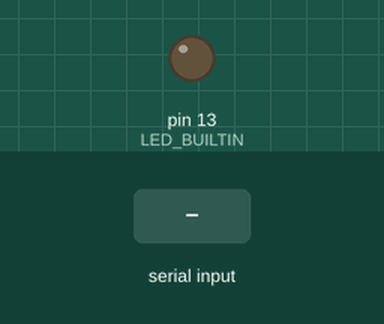
Simulated run of this sketch. Board: Arduino Uno, built with avr-gcc and run on an emulated ATmega328P. Parts: output pins drawn as LEDs (lit = HIGH). The inputs (shaded band) are chosen by the test bench.

Above: at 1.2 s.
1.3 s: "1" received over Serial
At 1.8 s:
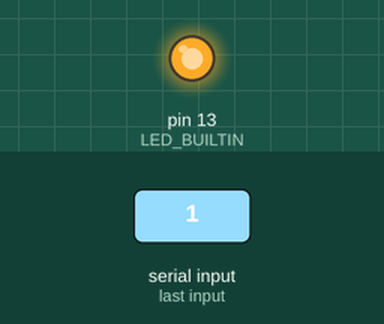
2.8 s: "0" received over Serial
At 4.1 s:
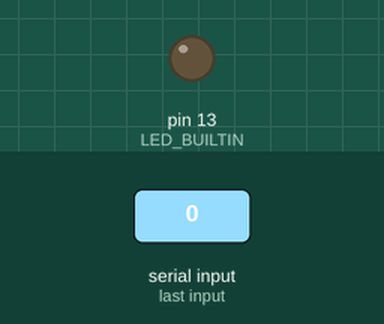
Timing chart, 0 to 5.8 s (numbered marks = the images above; inputs shaded):
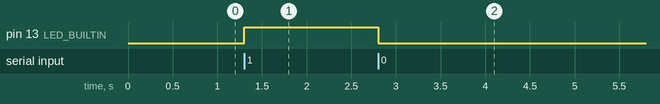

Measured:
- after the input at 1.3 s, pin 13 (LED_BUILTIN): LOW → HIGH at once
- after the input at 2.8 s, pin 13 (LED_BUILTIN): HIGH → LOW at once

The sketch:

Week-4_BlinkWhen1.ino
```cpp
void setup()
{
  pinMode(LED_BUILTIN,OUTPUT);
  Serial.begin(9600);
}

void loop()
{
  if(Serial.available() > 0)
    {
      char data = Serial.read();
      if(data == '0') digitalWrite(LED_BUILTIN,0);
      else if (data == '1') digitalWrite(LED_BUILTIN,1);
    }
}
```
